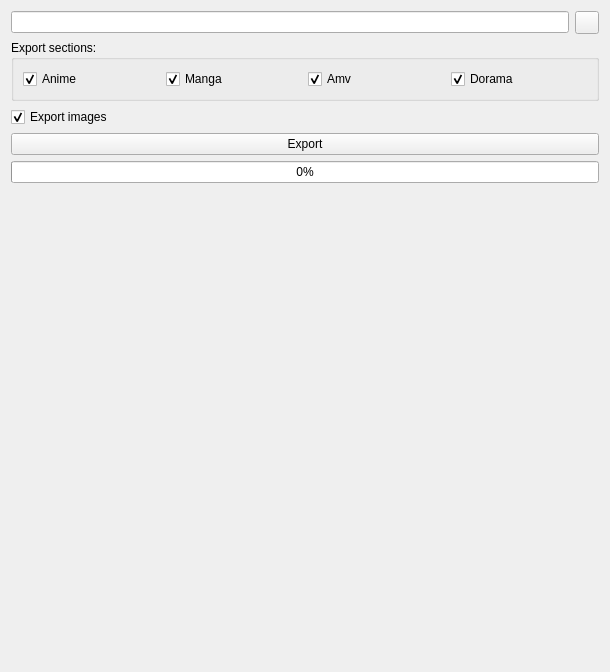
          <widget class="QWidget" name="scrollAreaWidgetContents_4">
           <property name="geometry">
            <rect>
             <x>0</x>
             <y>0</y>
             <width>610</width>
             <height>672</height>
            </rect>
           </property>
           <layout class="QVBoxLayout" name="verticalLayout_7">
            <item>
             <layout class="QHBoxLayout" name="horizontalLayout_5">
              <item>
               <widget class="QLineEdit" name="LineEdit_Export_FilePath">
                <property name="dragEnabled">
                 <bool>true</bool>
                </property>
                <property name="clearButtonEnabled">
                 <bool>true</bool>
                </property>
               </widget>
              </item>
              <item>
               <widget class="QToolButton" name="TBtn_Export_Path_Choose">
                <property name="icon">
                 <iconset resource="resource.qrc">
                  <normaloff>:/images/folder.png</normaloff>:/images/folder.png</iconset>
                </property>
               </widget>
              </item>
             </layout>
            </item>
            <item>
             <widget class="QGroupBox" name="GroupBox_Export_Sections">
              <property name="title">
               <string>Export sections:</string>
              </property>
              <layout class="QHBoxLayout" name="horizontalLayout_7">
               <item>
                <widget class="QCheckBox" name="ChBox_Export_Anime">
                 <property name="text">
                  <string>Anime</string>
                 </property>
                 <property name="checked">
                  <bool>true</bool>
                 </property>
                </widget>
               </item>
               <item>
                <widget class="QCheckBox" name="ChBox_Export_Manga">
                 <property name="text">
                  <string>Manga</string>
                 </property>
                 <property name="checked">
                  <bool>true</bool>
                 </property>
                </widget>
               </item>
               <item>
                <widget class="QCheckBox" name="ChBox_Export_Amv">
                 <property name="text">
                  <string>Amv</string>
                 </property>
                 <property name="checked">
                  <bool>true</bool>
                 </property>
                </widget>
               </item>
               <item>
                <widget class="QCheckBox" name="ChBox_Export_Dorama">
                 <property name="text">
                  <string>Dorama</string>
                 </property>
                 <property name="checked">
                  <bool>true</bool>
                 </property>
                </widget>
               </item>
              </layout>
             </widget>
            </item>
            <item>
             <widget class="QCheckBox" name="ChBox_Export_Images">
              <property name="text">
               <string>Export images</string>
              </property>
              <property name="checked">
               <bool>true</bool>
              </property>
             </widget>
            </item>
            <item>
             <widget class="QPushButton" name="PBtn_Action_Export">
              <property name="text">
               <string>Export</string>
              </property>
              <property name="icon">
               <iconset resource="resource.qrc">
                <normaloff>:/images/export.png</normaloff>:/images/export.png</iconset>
              </property>
             </widget>
            </item>
            <item>
             <widget class="QProgressBar" name="ProgressBar_Export">
              <property name="value">
               <number>0</number>
              </property>
              <property name="alignment">
               <set>Qt::AlignCenter</set>
              </property>
             </widget>
            </item>
            <item>
             <spacer name="VSpacer_Export">
              <property name="orientation">
               <enum>Qt::Vertical</enum>
              </property>
              <property name="sizeHint" stdset="0">
               <size>
                <width>20</width>
                <height>241</height>
               </size>
              </property>
             </spacer>
            </item>
           </layout>
          </widget>
